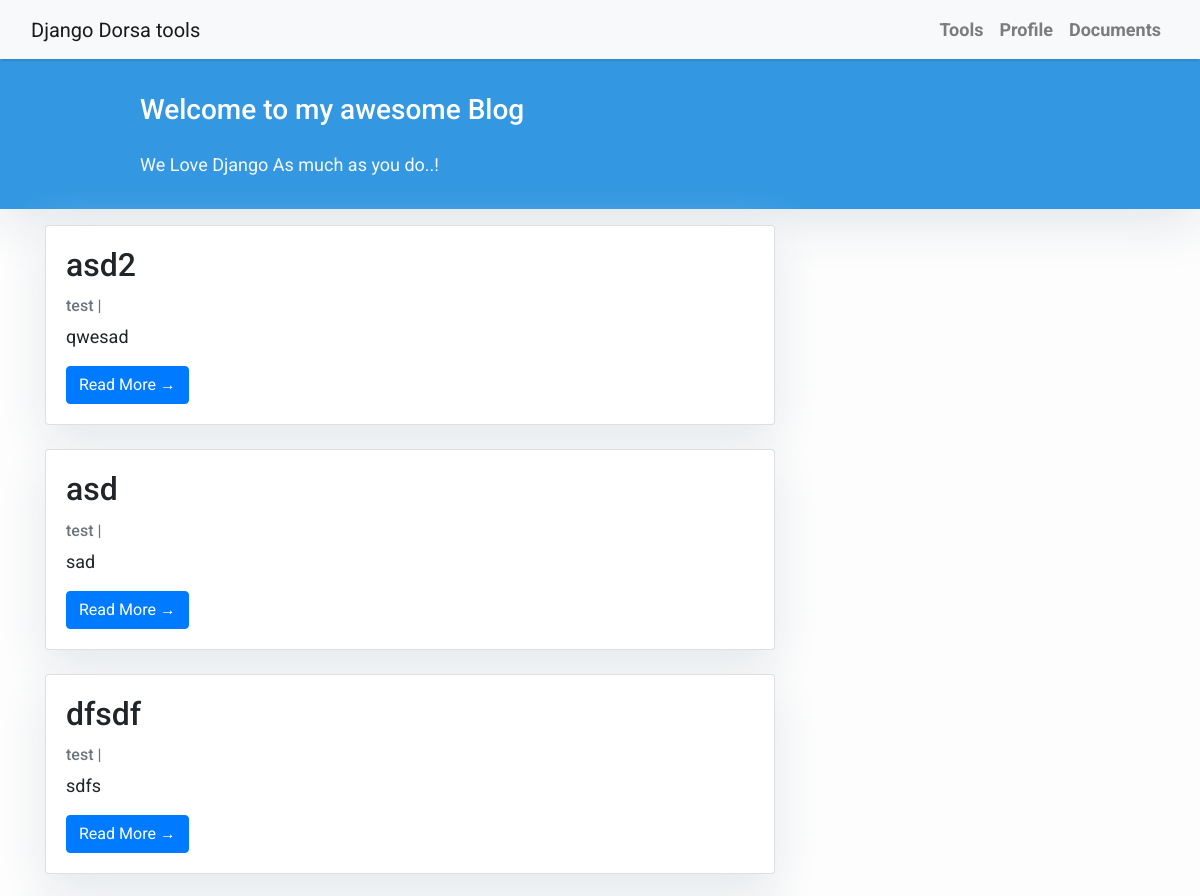
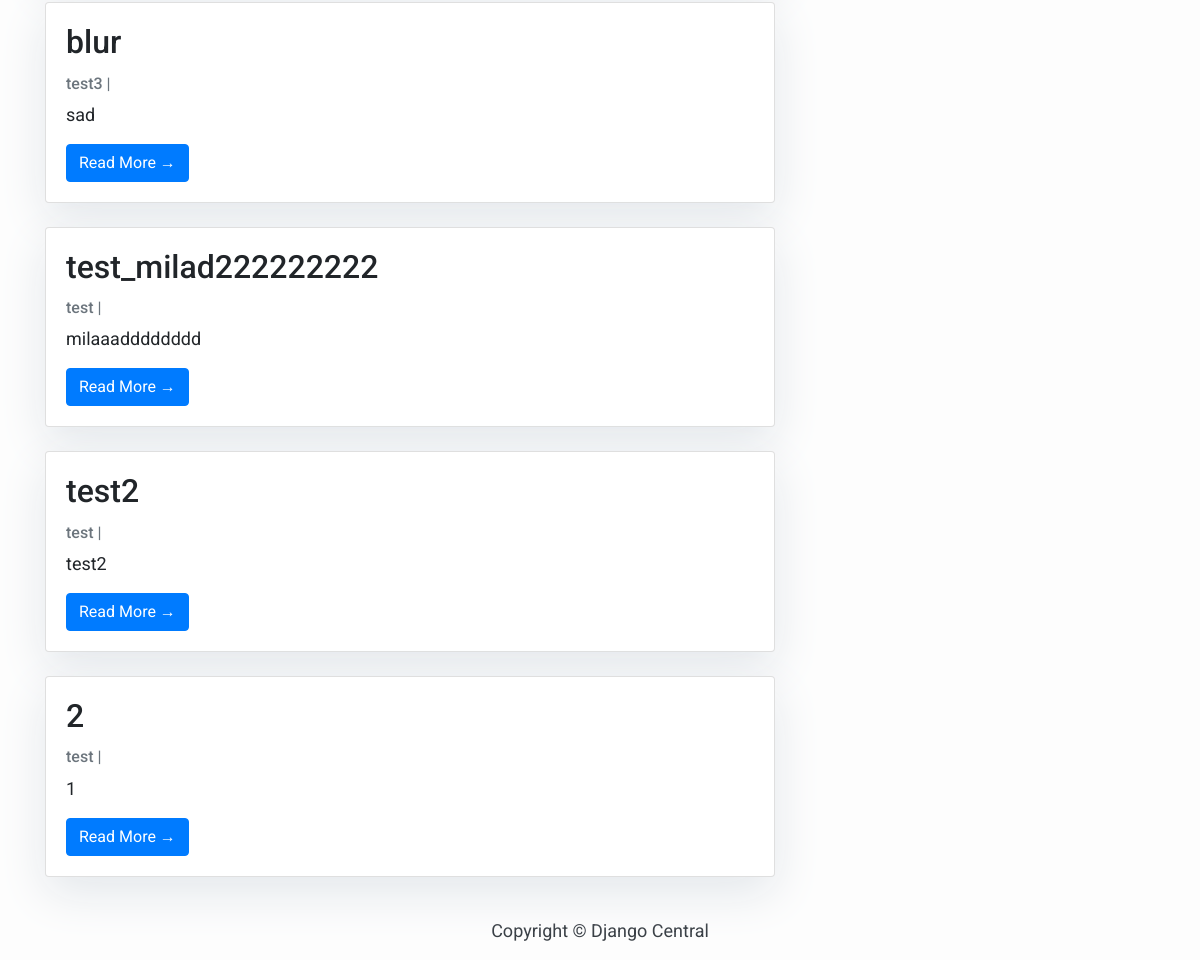
/posts/, run on the app's committed database (2 pictures, top to bottom).
### users/models.py (models this page shows, shortened)
class Post_quill(models.Model):
    title = models.CharField(max_length=200)
    slug = models.SlugField(max_length=200, unique=True)
    author = models.ForeignKey(User, on_delete= models.CASCADE,related_name='blog_posts_quil',default=1,blank=True,null=True)
    body = QuillField()
    created_at = models.DateTimeField(auto_now_add=True)
    updated_at = models.DateTimeField(auto_now=True)
    class Meta:
        ordering = ['-created_at']

### users/views.py (the view)
# urls.py: path('posts/', post_list_quil, name='post_list'),
def post_list_quil(request):
    post_list = Post_quill.objects.all()
    return render(request, 'users/post_list_quil.html', {'posts': post_list})

### users/templates/users/post_list_quil.html (shortened to what this page needs)
{% extends "users/base.html" %}
{% block content %}
<header class="masthead">
    <div class="container">
        <div class="row">
            <div class=" col-md-8 col-md-10 mx-auto">
                <div class="site-heading">
                    <h3 class=" site-heading my-4 mt-3 text-white"> Welcome to my awesome Blog </h3>
                    <p class="text-light">We Love Django As much as you do..! &nbsp
                    </p>
                </div>
            </div>
        </div>
    </div>
</header>
<div class="container">
    <div class="row">
        <div class="col-md-8 mt-3 left">
            {% for post in posts %}
            <div class="card mb-4">
                <div class="card-body">
                    <h2 class="card-title">{{ post.slug }}</h2>
                    <p class="card-text text-muted h6">{{ post.author }} | {{ post.created_on}} </p>
                    <p class="card-text">{{post.title|slice:":200" }}</p>
                    <a href="{{post.slug}}" class="btn btn-primary">Read More &rarr;</a>
                </div>
            </div>
            {% endfor %}
        </div>
    </div>
</div>
{%endblock%}

### users/templates/users/base.html (style rules this page uses)
body { font-family: "Roboto", sans-serif; font-size: 17px; background-color: #fdfdfd; }
.masthead { background: #3398E1; height: auto; padding-bottom: 15px; box-shadow: 0 16px 48px #E3E7EB; padding-top: 10px; }

### users/templates/users/post_list_quil.html (style rules this page uses)
body { font-family: "Roboto", sans-serif; font-size: 18px; background-color: #fdfdfd; }
.card { box-shadow: 0 16px 48px #E3E7EB; }

### users/templates/users/sidebar.html (style rules this page uses)
.card { box-shadow: 0 16px 48px #E3E7EB; }

### data on the page
Post_quill: slug "asd2", author "test", title "qwesad"
Post_quill: slug "asd", author "test", title "sad"
Post_quill: slug "dfsdf", author "test", title "sdfs"
Post_quill: slug "blur", author "test3", title "sad"
Post_quill: slug "test_milad222222222", author "test", title "milaaadddddddd"
Post_quill: slug "test2", author "test", title "test2"
Post_quill: slug "2", author "test", title "1"
